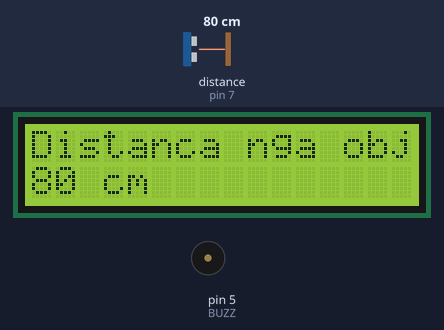
Simulated run of this sketch. Board: Arduino Uno, built with avr-gcc and run on an emulated ATmega328P. Parts: 16×2 character LCD, buzzer (waves = sounding). Wiring (inferred from the names in the program): ultrasonic range finder: trigger pin 8; echo pin 7. The inputs (shaded band) are chosen by the test bench; at power-on: distance to the obstacle (sensor on pin 7) 80 cm. The echo pulse lasts 58.3 µs per cm; what the sketch prints to the serial monitor is not drawn.

Above: at 8.3 s.
8.4 s: distance to the obstacle (sensor on pin 7) set to 2 cm
At 9.2 s:
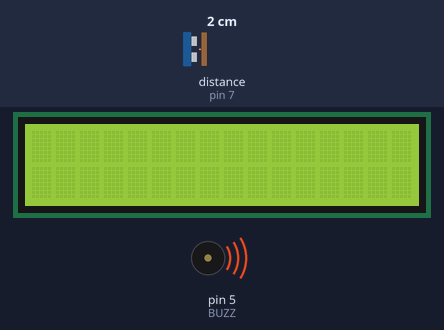
11.4 s: distance to the obstacle (sensor on pin 7) set to 23 cm
At 12.2 s:
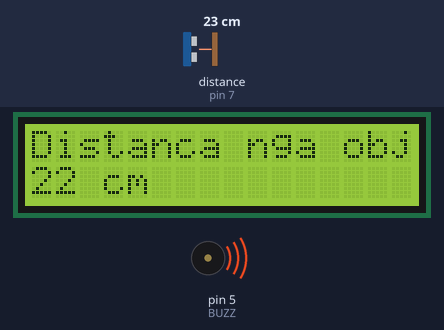
14.4 s: distance to the obstacle (sensor on pin 7) set to 120 cm
At 15.4 s:
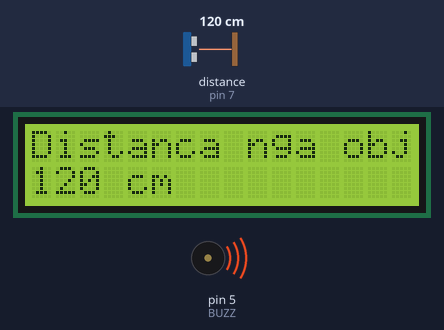
17.4 s: distance to the obstacle (sensor on pin 7) set to 4 cm
At 18.7 s:
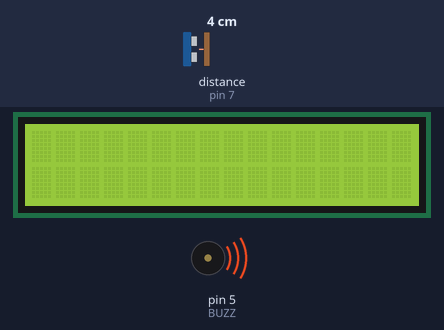
Timing chart, 0 to 20.4 s (numbered marks = the images above; inputs shaded):
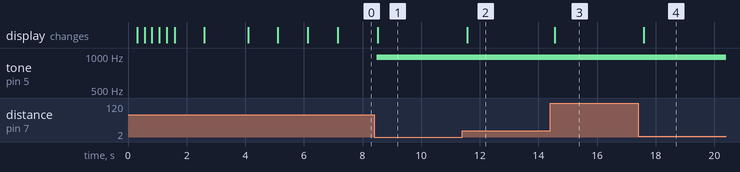

Measured:
- after the input at 8.4 s, tone on pin 5 (BUZZ): silent → 977 Hz after 0.08 s; the display: changes after 0.12 s (image 1)
- after the input at 11.4 s, the display: changes after 0.17 s (image 2)
- after the input at 14.4 s, the display: changes after 0.16 s (image 3)
- after the input at 17.4 s, the display: changes after 0.19 s (image 4)

The sketch:

source.ino
```cpp
/*
    NASA Space Apps Challenge 2015
     > Title:     Sensor Yourself
     > Team:      ProSense
     > Location:  Tirana, Albania
*/
#include <Wire.h>
#include <LiquidCrystal_I2C.h>

LiquidCrystal_I2C lcd(0x27, 2, 1, 0, 4, 5, 6, 7, 3, POSITIVE);

const int TRIG = 8;
const int ECHO = 7;
const int BUZZ = 5;

void setup(){
  pinMode(TRIG, OUTPUT);
  pinMode(ECHO, INPUT);
  pinMode(BUZZ, OUTPUT);
  Serial.begin(9600);
  lcd.begin(16,2);
  for(int i = 0; i< 3; i++)
  {
	lcd.backlight();
	delay(250);
	lcd.noBacklight();
	delay(250);
  }
  lcd.backlight();
  lcd.setCursor(0,0);
  lcd.print("***** ProSense *****");
  delay(1000);
  lcd.setCursor(0,1);
  lcd.print("V 1.0");
  delay(1500);

  lcd.clear();
  lcd.setCursor(0,0);
  delay (1000);
  lcd.print("NASA Space Apps ");
  delay(1000);
  lcd.setCursor(0,1);
  lcd.print("Challenge 2015");
  delay(1000);
}

void loop(){

  long duration, cm;
  //long inches;
  digitalWrite(TRIG, LOW);
  delayMicroseconds(2);
  digitalWrite(TRIG, HIGH);
  delayMicroseconds(10);
  digitalWrite(TRIG, LOW);

  duration = pulseIn(ECHO, HIGH);
  //inches = duration / 74 / 2 ;
  cm = duration / 29 / 2 ;

  //Serial.print(inches);
  //Serial.print("in, ");
  Serial.print(cm);
  Serial.print("cm");
  Serial.println();
  lcd.clear();
  lcd.setCursor(0,0);
  lcd.print("Distanca nga objekti");
  lcd.setCursor(0,1);
  lcd.print(cm);
  lcd.print(" cm");

  if(cm <= 20)
  {
	analogWrite(BUZZ, (20 - cm) * 10);
        lcd.clear();
        lcd.setCursor(0,3);
        lcd.print("                           RREZIK!");
  }
  else
  {
	digitalWrite(BUZZ, LOW);
  }

  delay(100);
  pinMode(ECHO, INPUT);
  pinMode(BUZZ, OUTPUT);
  Serial.begin(9600);
}
```
